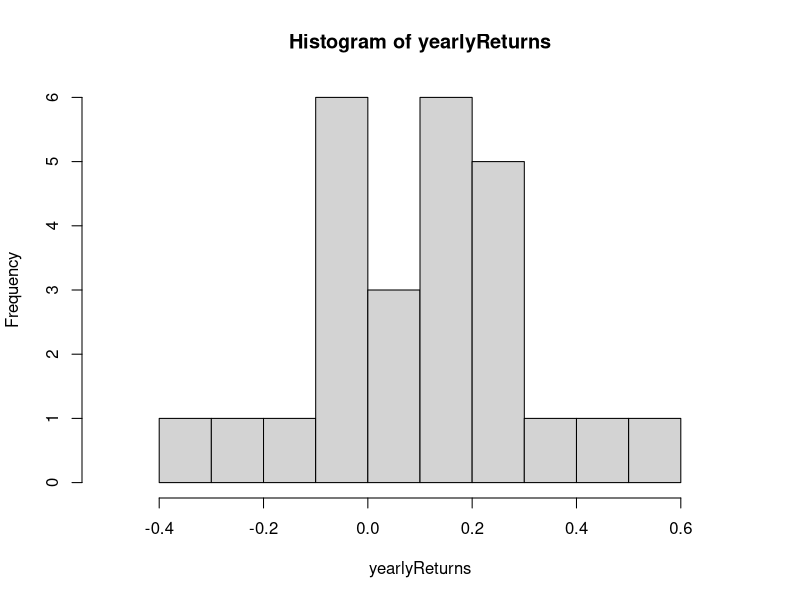

Reproduce this figure in R.
russell2000 = read.csv("russell2000_daily.csv")

calculateDailyReturns <- function(Close){
  Return <- vector()
  for (i in 1:(length(Close)-1)) {
    Return[i] <- (Close[i] - Close[i+1]) / Close[i+1]
  }
  Return
}

calculateWeeklyReturns <- function(Close){
  weeklyReturns <- numeric()
  i <- 1
  while(! is.na(Close[i+5])) {
    thisReturn = (Close[i]-Close[i+5]) / Close[i+5]
    weeklyReturns <- c(weeklyReturns, thisReturn)
    i <- i+5
  }
  weeklyReturns
}

# approx 21 = 252/12 trading days in a month
calculateMonthlyReturns <- function(Close){
  monthlyReturns <- numeric()
  i <- 1
  while(! is.na(Close[i+21])) {
    thisReturn = (Close[i]-Close[i+21]) / Close[i+21]
    monthlyReturns <- c(monthlyReturns, thisReturn)
    i <- i+21
  }
  monthlyReturns
}

calculateYearlyReturns <- function(Close){
  yearlyReturns <- numeric()
  i <- 1
  while(! is.na(Close[i+252])) {
    thisReturn = (Close[i]-Close[i+252]) / Close[i+252]
    yearlyReturns <- c(yearlyReturns, thisReturn)
    i <- i+252
  }
  yearlyReturns
}


dailyReturns <- calculateDailyReturns(russell2000$Close)
weeklyReturns <- calculateWeeklyReturns(russell2000$Close)
monthlyReturns <- calculateMonthlyReturns(russell2000$Close)
yearlyReturns <- calculateYearlyReturns(russell2000$Close)

hist(yearlyReturns, xlim = range(-0.5,0.7), breaks=10)
